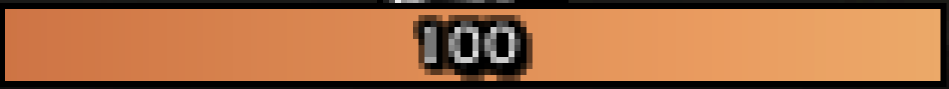
#> input picture data/templates/ui/focus_bar.png, 1898 x 178 px (shown at 1/2 size)
$ python -i image_processing.py   (imports and definitions only)
#> lines starting #> are read from the running program, lines starting #| are printed output that depends on the picture
### src/utils/config.py
"""
Configuration management module for the WoW Bot.

This module provides functionality to load, validate, and access configuration
settings from YAML files with support for environment-specific overrides.
"""
import os
from pathlib import Path
from typing import Any, Dict, List, Optional, Set, Union

import yaml
from jsonschema import validate as json_validate, ValidationError as JsonSchemaError
from yaml.parser import ParserError

from src.utils.env import get_current_env
from src.utils.events import publish, CONFIG_CHANGED


class ConfigError(Exception):
    """Exception raised for configuration errors."""
    pass


class ConfigManager:
    """
    Configuration manager that handles loading and accessing configuration from YAML files.

    Features:
    - Load configuration from YAML files
    - Support for environment-specific overrides
    - Default values for missing settings
    - Configuration validation
    - Runtime configuration updates
    """

    def __init__(self, config_path: Optional[Union[str, Path]] = None):
        """
        Initialize the configuration manager.

        Args:
            config_path: Path to the main configuration file. If None, will look for
                        config.yml in the default location.
        """
        # Start with programmatic defaults
        self._config_path = config_path or self._get_default_config_path()
        self._config: Dict[str, Any] = {}
        self._change_listeners: Set[str] = set()  # Tracks keys with active listeners
        self._transaction_active = False  # For batch updates
        self._pending_changes: Set[str] = set()  # Changes during transaction
        self.load_config()

    def _get_default_config_path(self) -> Path:
        """Get the default configuration file path."""
        # Look for config.yml in the configs directory
        src_dir = Path(__file__).parent.parent
        return src_dir / "configs" / "config.yml"

    def load_config(self) -> None:
        """
        Load configuration from the config file.

        Raises:
            ConfigError: If the configuration file cannot be loaded or parsed.
        """
        try:
            # Then try to load default configuration file
            default_config_path = Path(self._config_path).parent / "default_config.yml"
            if default_config_path.exists():
                with open(default_config_path, 'r') as f:
                    file_defaults = yaml.safe_load(f) or {}
                    self._update_nested_dict(self._config, file_defaults)

            # Then load the main configuration, overriding defaults
            config_path = Path(self._config_path)
            if config_path.exists():
                with open(config_path, 'r') as f:
                    main_config = yaml.safe_load(f) or {}
                    self._update_nested_dict(self._config, main_config)
            elif not default_config_path.exists():
                raise ConfigError(f"Configuration file not found: {config_path}")

            # Load environment-specific configuration
            env = get_current_env()
            env_config_path = config_path.parent / f"config.{env}.yml"
            if env_config_path.exists():
                with open(env_config_path, 'r') as f:
                    env_config = yaml.safe_load(f) or {}
                    self._update_nested_dict(self._config, env_config)

            # Load local overrides if they exist (for development)
            local_config_path = config_path.parent / "config.local.yml"
            if local_config_path.exists():
                with open(local_config_path, 'r') as f:
                    local_config = yaml.safe_load(f) or {}
                    self._update_nested_dict(self._config, local_config)

        except ParserError as e:
            raise ConfigError(f"Error parsing configuration file: {e}")
        except Exception as e:
            raise ConfigError(f"Error loading configuration: {e}")

    # [226 lines left out: functions _update_nested_dict, get, set, save_config, _notify_change, begin_transaction and 5 more, not called in this run]

# Create a singleton instance of the ConfigManager
config_manager = ConfigManager()

# Convenience functions to access the singleton
def get_config(key: str, default: Any = None) -> Any:
    """Get a configuration value by key."""
    return config_manager.get(key, default)

def set_config(key: str, value: Any, notify: bool = True) -> None:
    """Set a configuration value."""
    config_manager.set(key, value, notify)

def reload_config() -> None:
    """Reload the configuration from disk."""
    config_manager.load_config()

# [6 lines left out: function get_default, not called in this run]

def save_config() -> None:
    """Save the current configuration to disk."""
    config_manager.save_config()

def begin_transaction() -> None:
    """Begin a configuration transaction for batch updates."""
    config_manager.begin_transaction()

def commit_transaction() -> None:
    """Commit a configuration transaction."""
    config_manager.commit_transaction()

def rollback_transaction() -> None:
    """Rollback a configuration transaction."""
    config_manager.rollback_transaction()

### src/control/image_processing.py
"""
Image processing module for the WoW Bot.

This module provides a comprehensive set of image processing tools
for analyzing game screen captures, detecting UI elements, and extracting
meaningful information from the World of Warcraft interface.
"""
import os
import time
from enum import Enum
from pathlib import Path
from typing import Dict, List, Optional, Tuple, Union

import cv2
import numpy as np
from PIL import Image

from src.utils.config import get_config
from src.utils.logging import LogCategory, debug, info, warning, error

# Type aliases
RGBColor = Tuple[int, int, int]
BGRColor = Tuple[int, int, int]
Rect = Tuple[int, int, int, int]  # x, y, width, height
Point = Tuple[int, int]  # x, y


class TemplateMatchMethod(Enum):
    """Template matching methods from OpenCV."""
    SQDIFF = cv2.TM_SQDIFF
    SQDIFF_NORMED = cv2.TM_SQDIFF_NORMED
    CCORR = cv2.TM_CCORR
    CCORR_NORMED = cv2.TM_CCORR_NORMED
    CCOEFF = cv2.TM_CCOEFF
    CCOEFF_NORMED = cv2.TM_CCOEFF_NORMED


class ImageProcessor:
    """
    Image processing utilities for analyzing WoW screen captures.

    Features:
    - Image transformations and filtering
    - Template matching for UI element detection
    - Color analysis and detection
    - Region of interest extraction
    """

    def __init__(self):
        """Initialize the image processor."""
        # Template cache to avoid reloading templates
        self._template_cache = {}

        # Load template directory from config
        self._template_dir = get_config(
            'screen_capture.template_dir',
            os.path.join(get_config('system.data_dir', './data'), 'templates')
        )

        # Create template directory if it doesn't exist
        os.makedirs(self._template_dir, exist_ok=True)

        info("Image processor initialized", LogCategory.CONTROL)
        debug(f"Template directory: {self._template_dir}", LogCategory.CONTROL)

    # [489 lines left out: functions resize, crop, convert_rgb_to_bgr, convert_bgr_to_rgb, normalize, apply_gaussian_blur and 11 more, not called in this run]


# Create a singleton instance
# [1 line that did not run here, left out]

>>> import cv2
>>> picture = cv2.imread('../../data/templates/ui/focus_bar.png', cv2.IMREAD_GRAYSCALE)
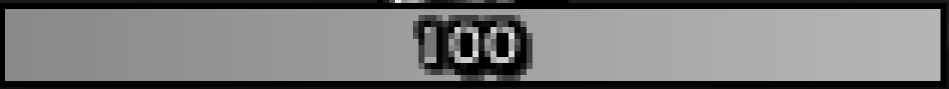
#> picture: shape (178, 1898) (shown at 1/2 size); min 0, max 234, mean 121
#> (the run stopped early here; a loop or call above may not have finished)

$ run again, on data/templates/ui/health_bar.png
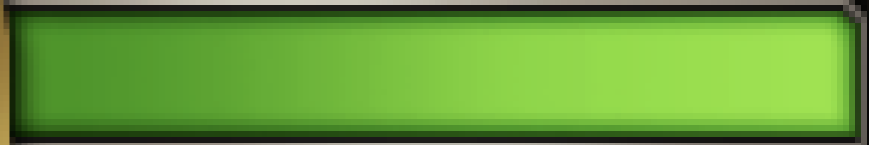
#> input picture data/templates/ui/health_bar.png, 1738 x 290 px (shown at 1/2 size)
#> `picture = cv2.imread('../../data/templates/ui/focus_bar.png', cv2.IMRE..`:
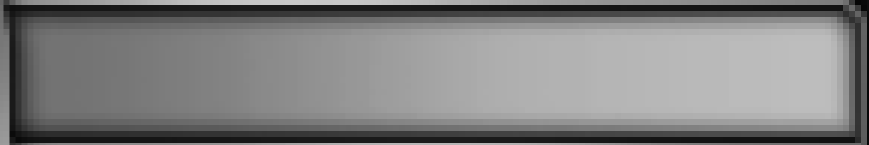
#> picture: shape (290, 1738) (shown at 1/2 size); min 6, max 201, mean 128.7
